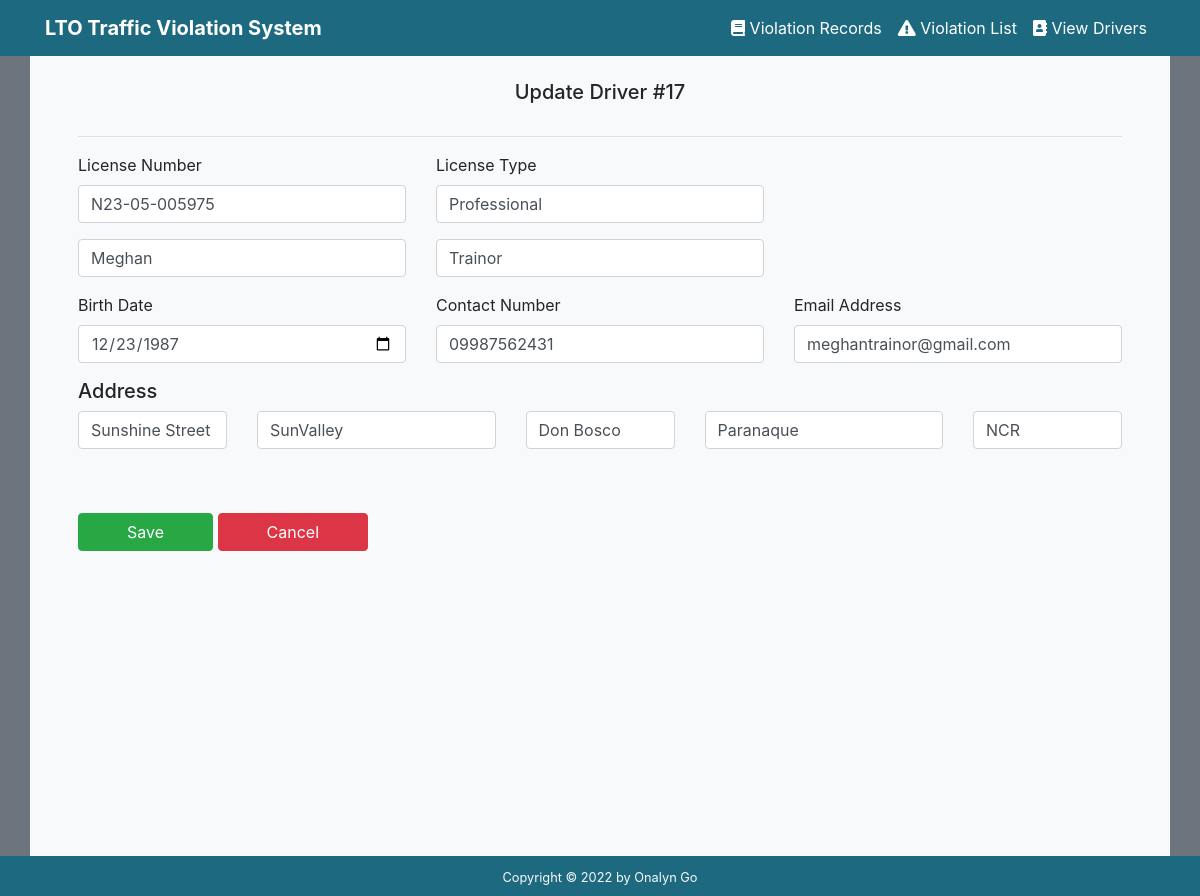
/updateDriver.php?driver_id=17, run on the app's committed database.
### tables this page shows
CREATE TABLE `drivers` (
  `driver_id` int(11) NOT NULL,
  `license_no` varchar(20) NOT NULL,
  `license_type` varchar(200) DEFAULT NULL,
  `first_name` varchar(100) NOT NULL,
  `last_name` varchar(100) NOT NULL,
  `birth_date` date NOT NULL,
  `phone` varchar(20) DEFAULT NULL,
  `email` varchar(100) DEFAULT NULL,
  `street_name` varchar(200) DEFAULT NULL,
  `village_name` varchar(200) DEFAULT NULL,
  `barangay` varchar(200) DEFAULT NULL,
  `city` varchar(200) DEFAULT NULL,
  `region` char(200) DEFAULT NULL,
  `created_at` datetime NOT NULL DEFAULT CURRENT_TIMESTAMP,
  `updated_at` datetime DEFAULT NULL ON UPDATE CURRENT_TIMESTAMP
);

### updateDriver.php (the view, shortened to what this page needs)
<?php
require_once "template/header.php";
$pdo = new DBCon("mysql", "localhost", "lto-traffic-violation", "root", "root");
if (isset($_GET['driver_id'])) {
    $stmt = $pdo->prepare('SELECT * FROM drivers WHERE driver_id = ?');
    $stmt->execute([$_GET['driver_id']]);
    $driver = $stmt->fetch(PDO::FETCH_ASSOC);
} else {
    exit('No DRIVER ID specified!');
}
?>
<section class="container-xl bg-light py-4 px-5 height">
    <h5 class="text-center pb-3">Update Driver #<?=$driver['driver_id']?></h5>
    <hr>
    <form action="updateDriver.php?driver_id=<?=$driver["driver_id"]?>" method="post">
        <div class="form-group row ">
            <div class="col-4">
                <label for="license_no">License Number</label>
                <input type="text" class="form-control"  name="license_no" id="license_no" value="<?=$driver['license_no']?>" required>
            </div>
            <div class="col-4">
                <label for="license_type">License Type</label>
                <input type="text" class="form-control" name="license_type" id="license_type" value="<?=$driver['license_type']?>" required>
            </div>
        </div>
        <div class="form-group row ">
            <div class="col-4">
                <input type="text" class="form-control" name="first_name" id="first_name" value="<?=$driver['first_name']?>" required>
            </div>
            <div class="col-4">
                <input type="text" class="form-control" name="last_name" id="last_name" value="<?=$driver['last_name']?>" required>
            </div>
        </div>
        <div class="form-group row ">
            <div class="col-4">
                <label for="birth_date">Birth Date</label>
                <input type="date" class="form-control" name="birth_date" id="birth_date" value="<?=$driver['birth_date']?>" required>
            </div>
            <div class="col-4">
                <label for="phone">Contact Number</label>
                <input type="tel" class="form-control" name="phone" id="phone" value="<?=$driver['phone']?>" required>
            </div>
            <div class="col-4">
                <label for="email">Email Address</label>
                <input type="email" class="form-control" name="email" id="email" value="<?=$driver['email']?>" required>
            </div>
        </div>
        <h5>Address</h5>
        <div class="form-group row ">
            <div class="col-2">
                <input type="text" class="form-control" name="street_name" id="street_name" value="<?=$driver['street_name']?>" required>
            </div>
            <div class="col-3">
                <input type="text" class="form-control" name="village_name" id="village_name" value="<?=$driver['village_name']?>" required>
            </div>
            <div class="col-2">
                <input type="text" class="form-control" name="barangay" id="barangay" value="<?=$driver['barangay']?>" required>
            </div>
            <div class="col-3">
                <input type="text" class="form-control" name="city" id="city" value="<?=$driver['city']?>" required>
            </div>
            <div class="col-2">
                <input type="text" class="form-control" name="region" id="region" value="<?=$driver['region']?>" required>
            </div>
        </div>
        <div class="form-group row pt-5">
            <div class="col-12 ">
                <button type="submit" class="btn btn-success px-5">Save</button>
                <a class="btn btn-danger px-5" href="viewDrivers.php">Cancel</a>
            </div>
        </div>
    </form>
</section>
<?php include "template/footer.php"?>

### style.css (style rules this page uses)
* { margin: 0; padding: 0; box-sizing: border-box; }
.height { height: 100% !important; }

### data on the page
drivers: driver_id "17", license_no "N23-05-005975", license_type "Professional", first_name "Meghan", last_name "Trainor", birth_date "12/23/1987", phone "09987562431", email "meghantrainor@gmail.com", street_name "Sunshine Street", village_name "SunValley", barangay "Don Bosco", city "Paranaque", region "NCR"
